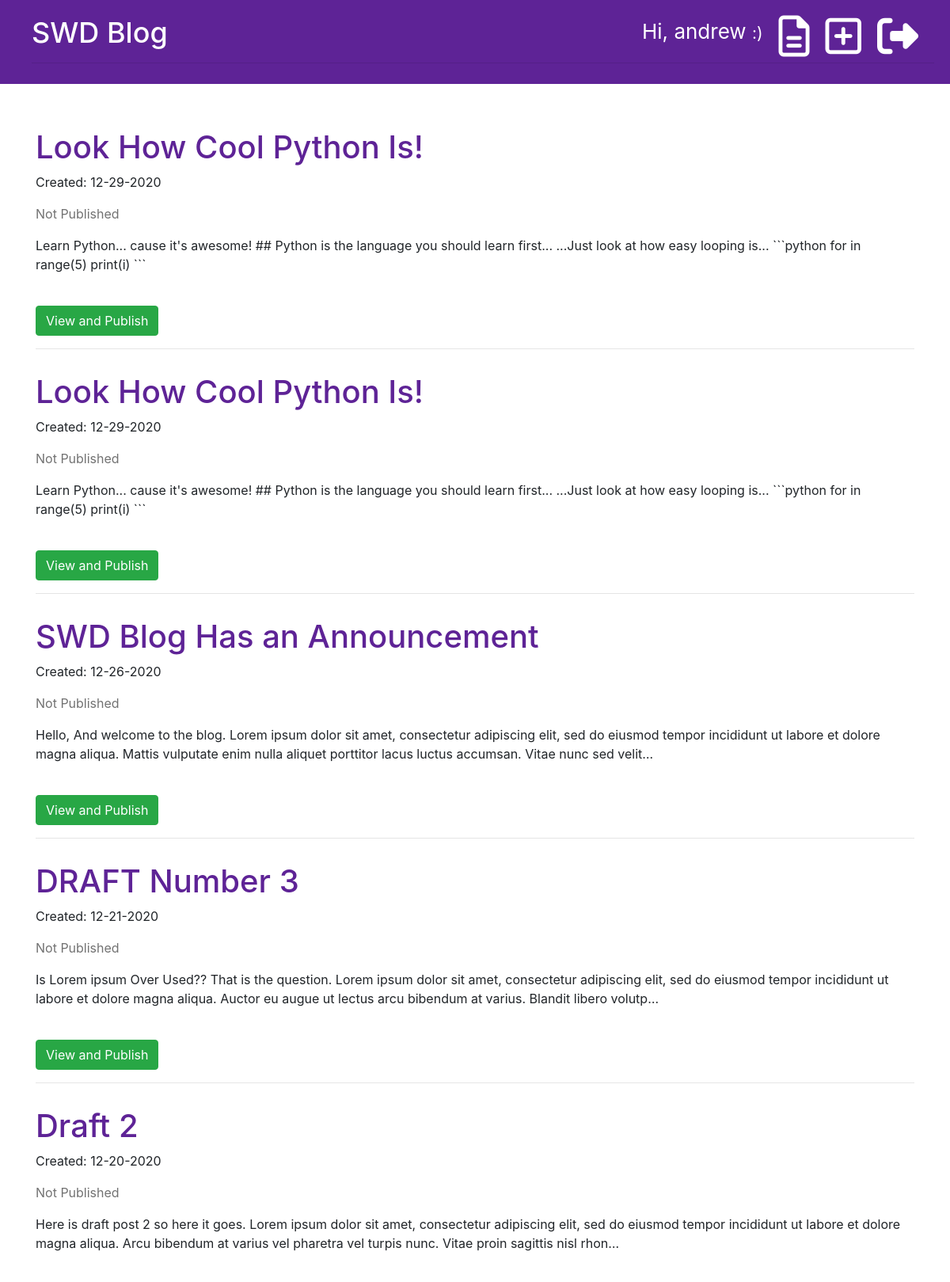
Before: /drafts/ (signed in, upper part) with the older database file.
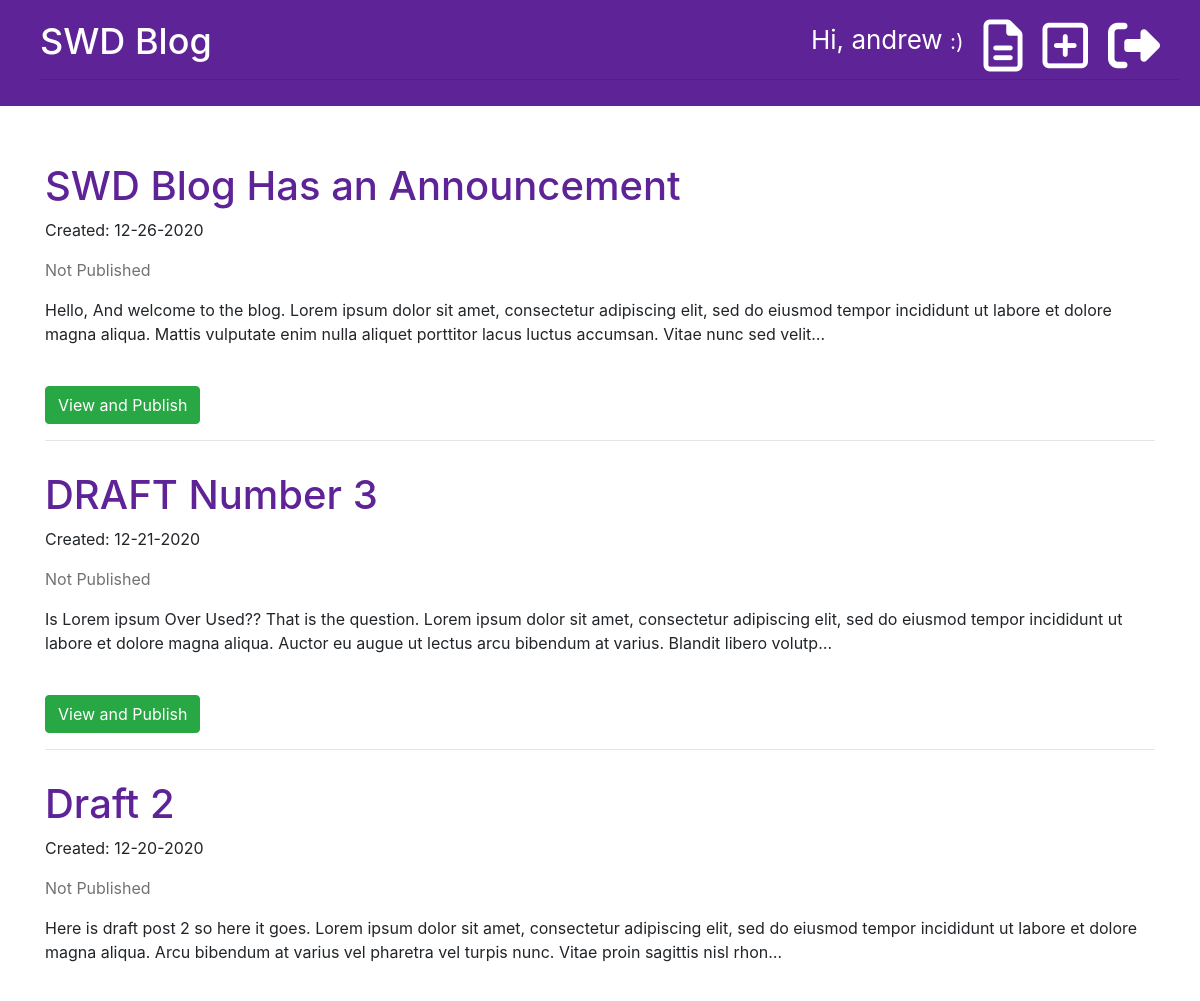
After: the same page with the newer database file.
### blog/models.py (models this page shows, shortened)
class Post(models.Model):
    author = models.ForeignKey('auth.User', on_delete=models.CASCADE)
    title = models.CharField(max_length=200)
    text = models.TextField()
    created_date = models.DateTimeField(default=timezone.now)
    published_date = models.DateTimeField(blank=True, null=True)

### blog/views.py (the view)
# urls.py: path('drafts/', views.post_draft_list, name='post_draft_list'),
@login_required
def post_draft_list(request):
    posts = Post.objects.filter(
        published_date__isnull=True).order_by('-created_date')
    stuff_for_frontend = {'posts': posts}
    return render(request, 'blog/post_draft_list.html', stuff_for_frontend)

### blog/templates/blog/post_draft_list.html (shortened to what this page needs)
{% extends 'blog/base.html' %}
{% block content %}
    {% for post in posts %}
        <p>
            <div class="post">
                <h1><a href="{% url 'post_detail' pk=post.pk %}">{{ post.title }}</a></h1>
                <p class="date">Created: {{ post.created_date|date:'m-d-Y' }}</p>
                <p class="published-date">Not Published</p>
                <p>{{ post.text|truncatechars:250 }}</p>
                <br>
                <a href="{% url 'post_detail' pk=post.pk %}"><div class="btn btn-success">View and Publish</div></a>
                <hr>
            </div>
        </p>
    {% endfor %}
{% endblock %}

Changed rows visible on the page:
removed Post: title "Look How Cool Python Is!", created_date "12-29-2020", text "Learn Python... cause it's awesome! ## Python is the language you should learn first... ...Just look at how easy looping is... ```python for in range(5) print(i) ```"
no longer on this page (row edited): Post: title "Look How Cool Python Is!", created_date "12-29-2020", text "Learn Python... cause it's awesome! ## Python is the language you should learn first... ...Just look at how easy looping is... ```python for in range(5) print(i) ```"
